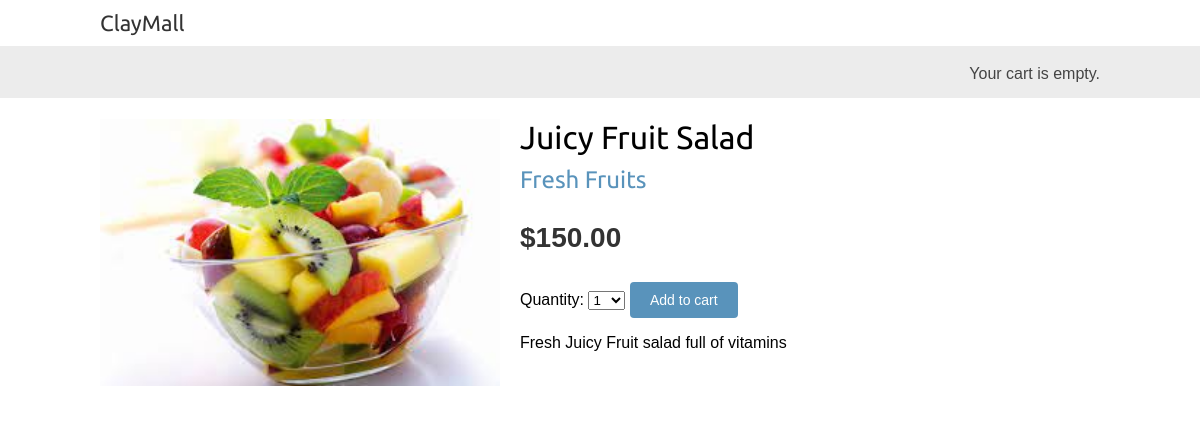
/1/juicy-fruit-salad/, run on the app's committed database.
### shop/models.py (models this page shows, shortened)
class Product(models.Model):
     category = models.ForeignKey(Category,
                                   related_name='products',
                                   on_delete=models.CASCADE)
     name = models.CharField(max_length=200)
     slug = models.SlugField(max_length=200)
     image = models.ImageField(upload_to='products/%Y/%m/%d', blank=True)
     description = models.TextField(blank=True)
     price = models.DecimalField(max_digits=10, decimal_places=2)
     available = models.BooleanField(default=True)
     created = models.DateTimeField(auto_now=True)
     updated = models.DateTimeField(auto_now=True)
     class Meta:
       ordering = ['name']
       indexes = [
          models.Index(fields=['id','slug']),
          models.Index(fields=['name']),
          models.Index(fields=['-created']),
          ]

class Category(models.Model):
    name = models.CharField(max_length= 200)
    slug = models.SlugField(max_length=200, unique=True)
    class Meta:
      ordering = ['name']
      indexes = [
      models.Index(fields=['name']),
      ]
      verbose_name = 'category'
      verbose_name_plural = 'categories'
    def __str__(self):
        return self.name
    def get_absolute_url(self):
       return reverse('shop:product_list_by_category',
                      args=[self.slug])

### shop/views.py (the view)
# urls.py: path('<int:id>/<slug:slug>/', views.product_detail,
def product_detail(request, id, slug):
    product = get_object_or_404(Product,
                                id=id,
                                slug=slug,
                                available=True)
    cart_product_form = CartAddProductForm()
    return render(request,
                  'shop/product/detail.html',
                  {'product':product,
                   'cart_product_form': cart_product_form})

### cart/forms.py
class CartAddProductForm(forms.Form):
    quantity = forms.TypedChoiceField(
                                choices=PRODUCT_QUANTITY_CHOICES,
                                coerce=int)
    override = forms.BooleanField(required=False,
                                  initial=False,
                                  widget=forms.HiddenInput)

### cart/cart.py (called while the page is built)
    def __len__(self):
        return sum(item['quantity'] for item in self.cart.values())

### cart/context_processors.py (called while the page is built)
def cart(request):
 return {'cart': Cart(request)}

### shop/templates/shop/product/detail.html (shortened to what this page needs)
{% extends "shop/base.html" %}
{% load static %}
{% block content %}
  <div class="product-detail">
    <img src="{% if product.image %}{{ product.image.url }}{% else %}
    {% static "img/no_image.png" %}{% endif %}">
    <h1>{{ product.name }}</h1>
    <h2>
      <a href="{{ product.category.get_absolute_url }}">
        {{ product.category }}
      </a>
    </h2>
      <p class="price">${{ product.price }}</p>
          <form action="{% url "cart:cart_add" product.id %}" method="post">
          {{ cart_product_form }}
          <input type="submit" value="Add to cart">
          </form>
        {{ product.description|linebreaks }}
  </div>
{% endblock %}

### shop/static/css/base.css (style rules this page uses)
body { margin:0; padding:0; font-family:helvetica, sans-serif; }
h1, h2, h3, h4, h5 , h6 { font-family: 'Ubuntu', sans-serif; font-weight:normal; }
a { text-decoration:none; color:#5993bb; }
a.button, input[type="submit"] { color:#fff; background:#5993bb; border-radius:4px; padding:10px 20px; font-size:14px; border:0; }
.product-detail { text-align:justify; }
.product-detail .price { color:#333; font-size:28px; font-weight:bold; }
.product-detail img { width:40%; float:left; padding:0 20px 20px 0; }
.product-detail h1 { margin-bottom:0; }
.product-detail h2 { margin-top:10px; }

### data on the page
Product: image (picture), name "Juicy Fruit Salad", category "Fresh Fruits", price "150.00", description "Fresh Juicy Fruit salad full of vitamins"
